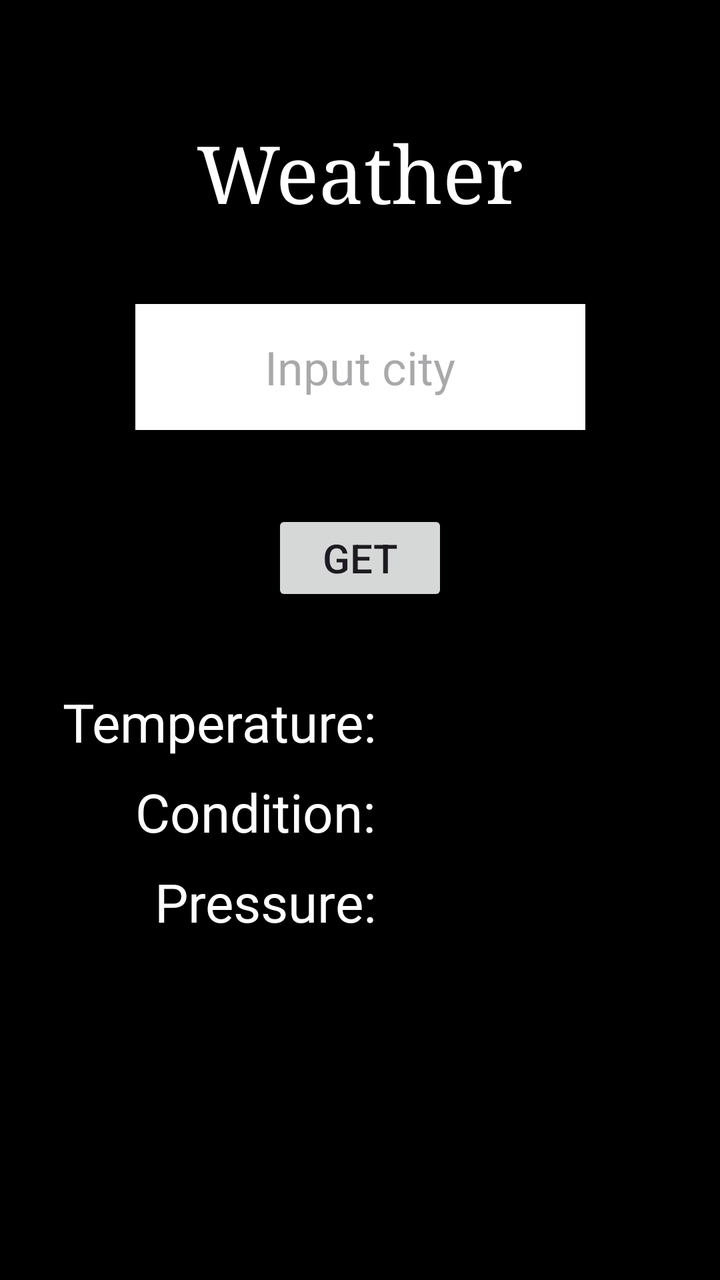
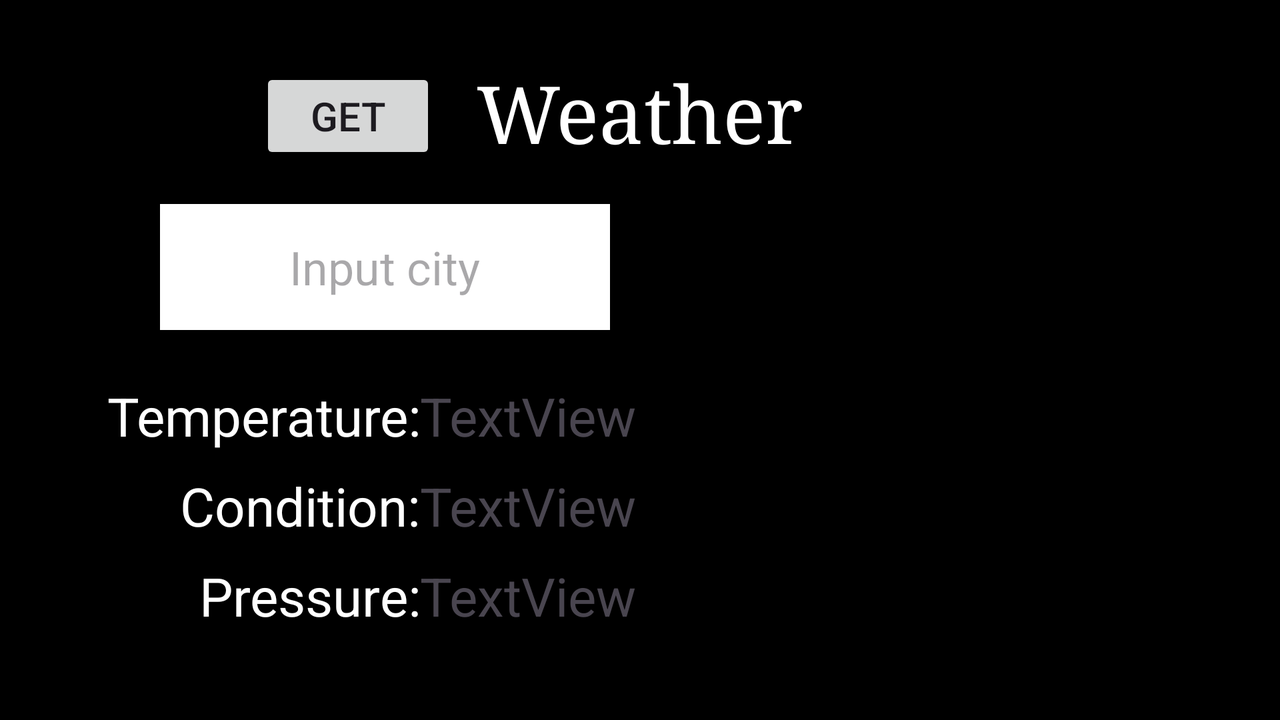

One screen, two layout resources from the same app: the default and the author's alternative for another configuration. Each is rendered where Android would select it; the XML of both is given below.
<!-- AndroidManifest.xml: application theme Theme.Weather_MVVM_new -->
<!-- res/layout/activity_main.xml -->
<?xml version="1.0" encoding="utf-8"?>
<androidx.constraintlayout.widget.ConstraintLayout xmlns:android="http://schemas.android.com/apk/res/android"
    xmlns:app="http://schemas.android.com/apk/res-auto"
    xmlns:tools="http://schemas.android.com/tools"
    android:layout_width="match_parent"
    android:layout_height="match_parent"
    android:background="@color/black"
    tools:context=".MainActivity">
    <TextView
        android:id="@+id/title"
        android:layout_width="wrap_content"
        android:layout_height="wrap_content"
        android:layout_marginTop="60dp"
        android:fontFamily="serif"
        android:text="@string/title"
        android:textColor="@color/white"
        android:textSize="120px"
        app:layout_constraintEnd_toEndOf="parent"
        app:layout_constraintStart_toStartOf="parent"
        app:layout_constraintTop_toTopOf="parent" />

    <EditText
        android:id="@+id/inputCity"
        android:layout_width="225dp"
        android:layout_height="63dp"
        android:layout_marginTop="40dp"
        android:background="@color/white"
        android:ems="10"
        android:hint="@string/request"
        android:inputType="text"
        android:minHeight="48dp"
        android:textAlignment="center"
        android:textSize="70px"
        app:layout_constraintEnd_toEndOf="parent"
        app:layout_constraintStart_toStartOf="parent"
        app:layout_constraintTop_toBottomOf="@+id/title" />

    <Button
        android:id="@+id/getWeather"
        android:layout_width="wrap_content"
        android:layout_height="wrap_content"
        android:layout_marginTop="40dp"
        android:layout_weight="1"
        android:text="@string/getWeather"
        android:textColorHint="@color/black"
        android:textSize="60px"
        app:layout_constraintEnd_toEndOf="parent"
        app:layout_constraintStart_toStartOf="parent"
        app:layout_constraintTop_toBottomOf="@+id/inputCity" />

    <LinearLayout
        android:id="@+id/linearLayout3"
        android:layout_width="345dp"
        android:layout_height="125dp"
        android:layout_marginTop="40dp"
        android:orientation="horizontal"
        app:layout_constraintEnd_toEndOf="parent"
        app:layout_constraintStart_toStartOf="parent"
        app:layout_constraintTop_toBottomOf="@+id/getWeather">

        <LinearLayout
            android:layout_width="180dp"
            android:layout_height="match_parent"
            android:orientation="vertical">

            <TextView
                android:id="@+id/temp_title"
                android:layout_width="match_parent"
                android:layout_height="wrap_content"
                android:minHeight="45dp"
                android:text="@string/temp"
                android:textAlignment="textEnd"
                android:textColor="@color/white"
                android:textSize="80px" />

            <TextView
                android:id="@+id/cond_title"
                android:layout_width="match_parent"
                android:layout_height="wrap_content"
                android:minHeight="45dp"
                android:text="@string/cond"
                android:textAlignment="textEnd"
                android:textColor="@color/white"
                android:textSize="80px" />

            <TextView
                android:id="@+id/press_title"
                android:layout_width="match_parent"
                android:layout_height="wrap_content"
                android:minHeight="45dp"
                android:text="@string/press"
                android:textAlignment="textEnd"
                android:textColor="@color/white"
                android:textSize="80px" />
        </LinearLayout>

        <LinearLayout
            android:layout_width="162dp"
            android:layout_height="match_parent"
            android:orientation="vertical">

            <TextView
                android:id="@+id/temp_value"
                android:layout_width="match_parent"
                android:layout_height="wrap_content"
                android:minHeight="45dp"
                android:textSize="80px" />

            <TextView
                android:id="@+id/cond_value"
                android:layout_width="match_parent"
                android:layout_height="wrap_content"
                android:minHeight="45dp"
                android:textSize="80px" />

            <TextView
                android:id="@+id/press_value"
                android:layout_width="match_parent"
                android:layout_height="wrap_content"
                android:minHeight="45dp"
                android:textSize="80px" />
        </LinearLayout>
    </LinearLayout>

    <androidx.recyclerview.widget.RecyclerView
        android:id="@+id/recycler"
        android:layout_width="380dp"
        android:layout_height="193dp"
        android:layout_marginTop="30dp"
        app:layout_constraintEnd_toEndOf="parent"
        app:layout_constraintStart_toStartOf="parent"
        app:layout_constraintTop_toBottomOf="@+id/linearLayout3"
        />


</androidx.constraintlayout.widget.ConstraintLayout>
<!-- resources referenced by this layout -->
<resources>
  <string name="cond">Condition:  </string>
  <string name="getWeather">GET</string>
  <string name="press">Pressure:  </string>
  <string name="request">Input city</string>
  <string name="temp">Temperature:  </string>
  <string name="title">Weather</string>
  <style name="Theme.Weather_MVVM_new" parent="Base.Theme.Weather_MVVM_new" />
  <style name="Base.Theme.Weather_MVVM_new" parent="Theme.Material3.DayNight.NoActionBar">
          
          
      </style>
</resources>
<!-- res/layout-land/activity_main.xml (the author's variant of the layout above) -->
<!-- drawn on the phone turned sideways -->
<?xml version="1.0" encoding="utf-8"?>
<androidx.constraintlayout.widget.ConstraintLayout xmlns:android="http://schemas.android.com/apk/res/android"
    xmlns:app="http://schemas.android.com/apk/res-auto"
    xmlns:tools="http://schemas.android.com/tools"
    android:layout_width="match_parent"
    android:layout_height="match_parent"
    android:background="@color/black">

    <TextView
        android:id="@+id/title"
        android:layout_width="wrap_content"
        android:layout_height="wrap_content"
        android:layout_marginTop="30dp"
        android:fontFamily="serif"
        android:text="@string/title"
        android:textColor="@color/white"
        android:textSize="120px"
        app:layout_constraintEnd_toEndOf="parent"
        app:layout_constraintStart_toStartOf="parent"
        app:layout_constraintTop_toTopOf="parent" />

    <EditText
        android:id="@+id/inputCity"
        android:layout_width="225dp"
        android:layout_height="63dp"
        android:layout_marginStart="80dp"
        android:layout_marginTop="20dp"
        android:background="@color/white"
        android:ems="10"
        android:hint="@string/request"
        android:inputType="text"
        android:minHeight="48dp"
        android:textAlignment="center"
        android:textSize="70px"
        app:layout_constraintStart_toStartOf="parent"
        app:layout_constraintTop_toBottomOf="@+id/title" />

    <Button
        android:id="@+id/getWeather"
        android:layout_width="wrap_content"
        android:layout_height="wrap_content"
        android:layout_marginStart="130dp"
        android:layout_marginBottom="20dp"
        android:layout_weight="1"
        android:text="@string/getWeather"
        android:textColorHint="@color/black"
        android:textSize="60px"
        app:layout_constraintBottom_toTopOf="@+id/inputCity"
        app:layout_constraintStart_toStartOf="parent" />

    <LinearLayout
        android:id="@+id/linearLayout2"
        android:layout_width="345dp"
        android:layout_height="125dp"
        android:layout_marginStart="30dp"
        android:layout_marginTop="25dp"
        android:orientation="horizontal"
        app:layout_constraintStart_toStartOf="parent"
        app:layout_constraintTop_toBottomOf="@+id/inputCity">

        <LinearLayout
            android:layout_width="180dp"
            android:layout_height="match_parent"
            android:orientation="vertical">

            <TextView
                android:id="@+id/temp_title"
                android:layout_width="match_parent"
                android:layout_height="wrap_content"
                android:minHeight="45dp"
                android:text="@string/temp"
                android:textAlignment="textEnd"
                android:textColor="@color/white"
                android:textSize="80px" />

            <TextView
                android:id="@+id/cond_title"
                android:layout_width="match_parent"
                android:layout_height="wrap_content"
                android:minHeight="45dp"
                android:text="@string/cond"
                android:textAlignment="textEnd"
                android:textColor="@color/white"
                android:textSize="80px" />

            <TextView
                android:id="@+id/press_title"
                android:layout_width="match_parent"
                android:layout_height="29dp"
                android:minHeight="45dp"
                android:text="@string/press"
                android:textAlignment="textEnd"
                android:textColor="@color/white"
                android:textSize="80px" />
        </LinearLayout>

        <LinearLayout
            android:layout_width="162dp"
            android:layout_height="match_parent"
            android:orientation="vertical">

            <TextView
                android:id="@+id/temp_value"
                android:layout_width="match_parent"
                android:layout_height="wrap_content"
                android:minHeight="45dp"
                android:text="TextView"
                android:textSize="80px" />

            <TextView
                android:id="@+id/cond_value"
                android:layout_width="match_parent"
                android:layout_height="wrap_content"
                android:minHeight="45dp"
                android:text="TextView"
                android:textSize="80px" />

            <TextView
                android:id="@+id/press_value"
                android:layout_width="match_parent"
                android:layout_height="wrap_content"
                android:minHeight="45dp"
                android:text="TextView"
                android:textSize="80px" />
        </LinearLayout>
    </LinearLayout>

    <androidx.recyclerview.widget.RecyclerView
        android:id="@+id/recycler"
        android:layout_width="354dp"
        android:layout_height="320dp"
        android:layout_marginStart="1dp"
        android:layout_marginTop="1dp"
        android:layout_marginEnd="1dp"
        app:layout_constraintEnd_toEndOf="parent"
        app:layout_constraintStart_toEndOf="@+id/linearLayout2"
        app:layout_constraintTop_toBottomOf="@+id/title" />


</androidx.constraintlayout.widget.ConstraintLayout>
